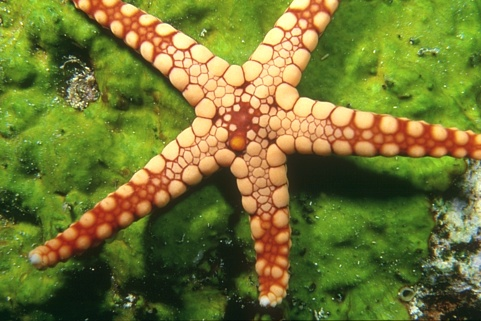
#> input picture GCX's diploma project/images/12003.jpg, 481 x 321 px, found by its file name
$ python algorithm_test.py   (older library calls are emulated)
#> lines starting #> are read from the running program, lines starting #| are printed output that depends on the picture; after the words box and inside, x2 and y2 are one past the last pixel; in counts of white or black regions, pixels touching at a corner belong together
### GCX's diploma project/edgeDetection/sobel.py
import numpy as np

def sobel(img):
    h,w=img.shape
    new_img=np.zeros([h,w])
    x_img=np.zeros(img.shape)
    y_img=np.zeros(img.shape)
    sobel_x=np.array([[-1,0,1],[-2,0,2],[-1,0,1]])
    sobel_y=np.array([[-1,-2,-1],[0,0,0],[1,2,1]])
    for i in range(h-2):
        for j in range(w-2):
            x_img[i+1,j+1]=abs(np.sum(img[i:i+3,j:j+3]*sobel_x))
            y_img[i+1,j+1]=abs(np.sum(img[i:i+3,j:j+3]*sobel_y))
            new_img[i+1,j+1]=np.sqrt(np.square(x_img[i+1,j+1])+np.square(y_img[i+1,j+1]))

    return np.uint8(new_img)

### GCX's diploma project/edgeDetection/canny.py
"""
cv2.Canny(image,            # 输入原图（必须为单通道图）
          threshold1,
          threshold2,       # 较大的阈值2用于检测图像中明显的边缘
          [, edges[,
          apertureSize[,    # apertureSize：Sobel算子的大小
          L2gradient ]]])   # 参数(布尔值)：
                              true： 使用更精确的L2范数进行计算（即两个方向的倒数的平方和再开放），
                              false：使用L1范数（直接将两个方向导数的绝对值相加）。
"""
import cv2

def canny(img):
    """"canny(): 边缘检测"""
    img = cv2.GaussianBlur(img, (3, 3), 0)
    canny = cv2.Canny(img, 50,150)
    return canny

# [9 lines left out: function morphology, not called in this run]

### GCX's diploma project/edgeDetection/laplacian.py
'''
简短到令人发指，openCV牛逼！
'''
import cv2

def laplacian(img):
  dst = cv2.Laplacian(img, cv2.CV_16S, ksize = 3)
  return cv2.convertScaleAbs(dst)

### GCX's diploma project/edgeDetection/algorithm_test.py
"""
各种边缘分割算子的测试框架
"""
import cv2
import numpy as np
from sobel import sobel
from canny import canny
from laplacian import laplacian


Original_img = cv2.imread(r"D:\pythonProject\UnfinishedBuilding\images\12003.jpg", 0)
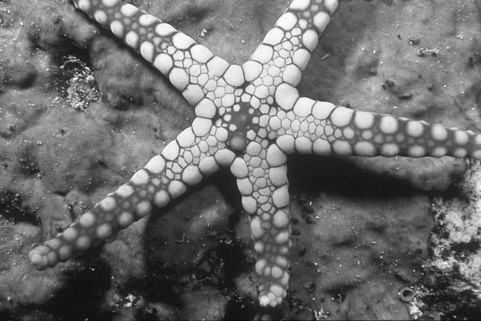
#> Original_img: shape (321, 481); min 10, max 254, mean 109.6
Grayscale_img = cv2.imread(r"D:\pythonProject\UnfinishedBuilding\images\12003.jpg", cv2.IMREAD_GRAYSCALE)

finished_img1 = sobel(Grayscale_img)
#> after the loop in sobel, `for i in range(h-2):`:
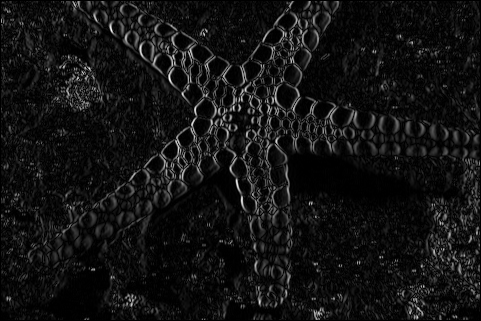
#> x_img: shape (321, 481) float64; min 0, max 656, mean 49.6; drawn with min black and max white
#> after the loop in sobel, `for i in range(h-2):`:
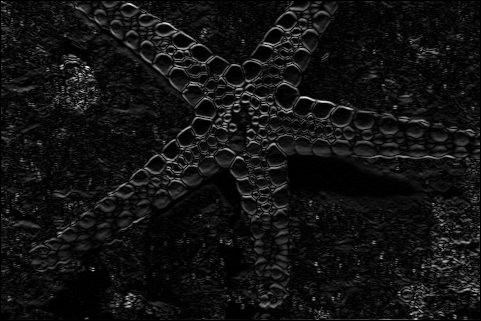
#> y_img: shape (321, 481) float64; min 0, max 754, mean 55.3; drawn with min black and max white
finished_img2 = canny(Grayscale_img)
#> in canny, `canny = cv2.Canny(img, 50,150)`:
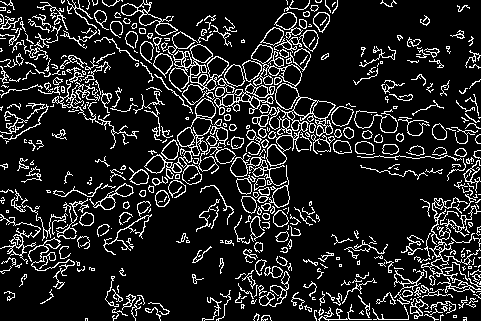
#> canny: shape (321, 481); 13.5% white in thin lines or dots
finished_img3 = laplacian(Grayscale_img)
#> in laplacian, `dst = cv2.Laplacian(img, cv2.CV_16S, ksize = 3)`:
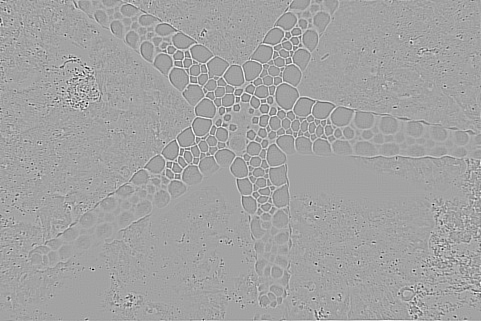
#> dst: shape (321, 481) int16; min -1118, max 632, mean 0.3; drawn with min black and max white
#> in laplacian, `return cv2.convertScaleAbs(dst)`:
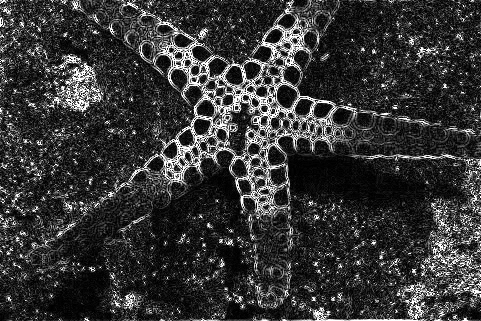
#> returned value: shape (321, 481); min 0, max 255, mean 53.3
# 对边缘检测后返回的图像进行二值化处理
_, binary1 = cv2.threshold(finished_img1, 0, 255, cv2.THRESH_BINARY | cv2.THRESH_OTSU)
#> binary1: shape (321, 481); 23.2% white in thin lines or dots
_, binary2 = cv2.threshold(finished_img2, 0, 255, cv2.THRESH_BINARY | cv2.THRESH_OTSU)
_, binary3 = cv2.threshold(finished_img3, 0, 255, cv2.THRESH_BINARY | cv2.THRESH_OTSU)
#> binary3: shape (321, 481); 14.5% white in thin lines or dots

binary = binary1 * binary2 * binary3
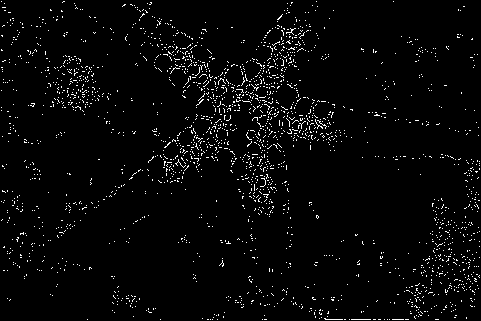
#> binary: shape (321, 481); 3% white in thin lines or dots

print(binary)
#> (printed output is left out)

cv2.imshow('Image', binary)

cv2.waitKey(0)
cv2.destroyAllWindows()

$ run again, with GCX's diploma project/images/118035.jpg copied over GCX's diploma project/images/12003.jpg
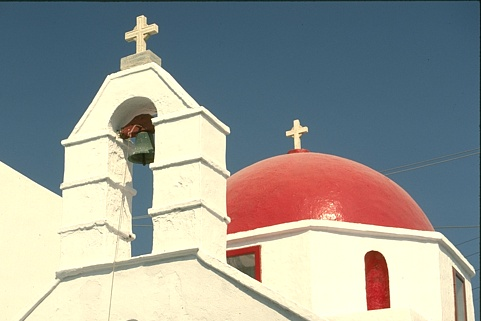
#> input picture GCX's diploma project/images/118035.jpg, 481 x 321 px, found by its file name
#> in canny, `canny = cv2.Canny(img, 50,150)`:
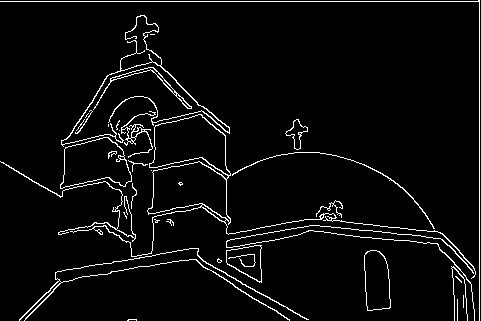
#> canny: shape (321, 481); 4.3% white in thin lines or dots
#> binary1: shape (321, 481); 8.4% white in thin lines or dots
#> binary3: shape (321, 481); 9.4% white in thin lines or dots
#> `binary = binary1 * binary2 * binary3`:
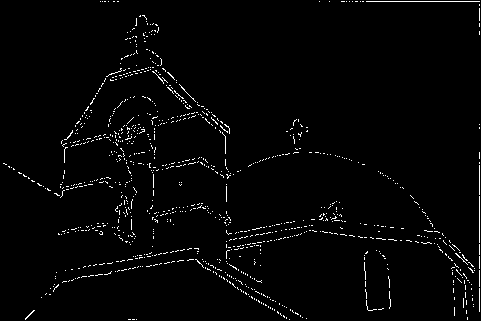
#> binary: shape (321, 481); 2.1% white in thin lines or dots
#> (printed output is left out)

$ run again, with GCX's diploma project/images/124084.jpg copied over GCX's diploma project/images/12003.jpg
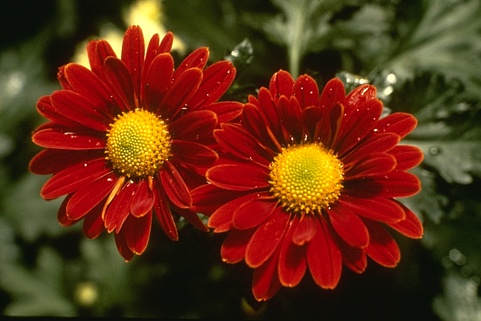
#> input picture GCX's diploma project/images/124084.jpg, 481 x 321 px, found by its file name
#> canny: shape (321, 481); 7.9% white in thin lines or dots
#> binary1: shape (321, 481); 15.5% white in thin lines or dots
#> binary3: shape (321, 481); 8.7% white in thin lines or dots
#> `binary = binary1 * binary2 * binary3`:
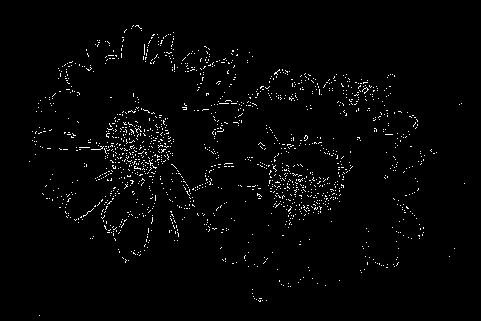
#> binary: shape (321, 481); 1.9% white in thin lines or dots, all inside (x1, y1, x2, y2) = (29, 25, 465, 316)
#> (printed output is left out)
